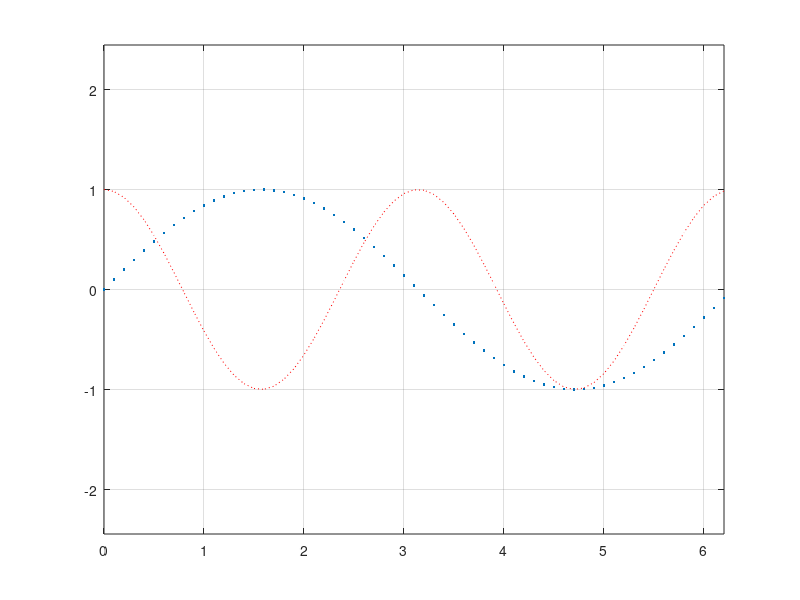

The MATLAB script that drew this image:
clc;
clear;
close all
a = zeros(4,5);
for i = 1:length(a(:,1))
    a(i,:)=ones(1,5);
end
x = 0:0.1:2*pi;
y = sin(x);
y2 = cos(2*x);
figure 
plot(x,y,".");
hold on
plot(x,y2,"r:");
axis equal;
grid on